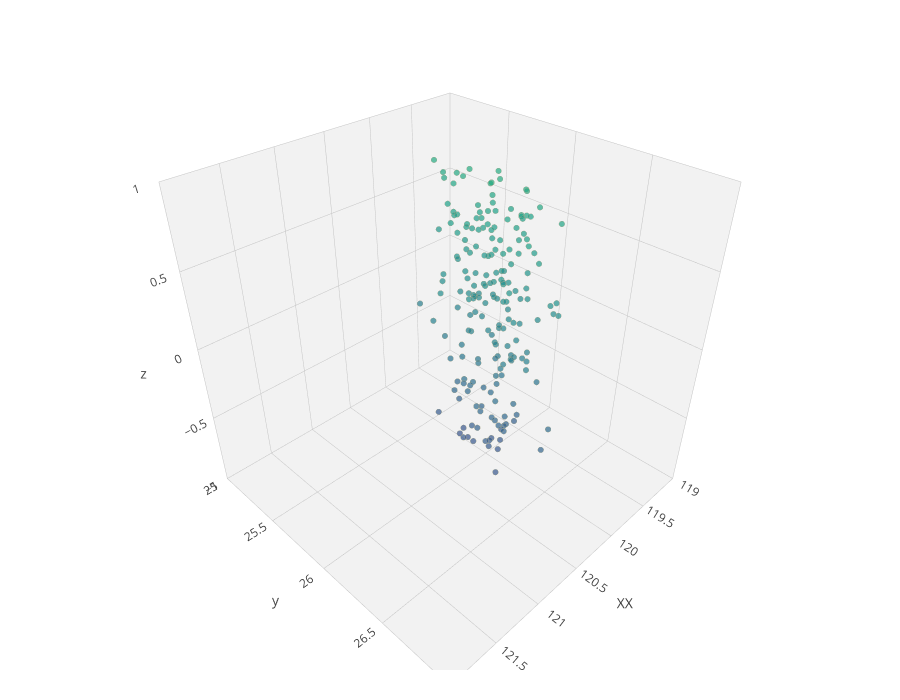

The code cell stored with this chart in its notebook:
### Code cell
from plotly.offline import download_plotlyjs, init_notebook_mode, plot, iplot
import plotly.graph_objs as go


init_notebook_mode(connected=True)

trace1 = go.Scatter3d(
    x=df_normal.x, 
    y=df_normal.y, 
    z=df_normal.z,
    mode='markers',
    marker=dict(
        # color='rgb(204, 44, 44)',
        color=df_normal.z,
        colorscale='Viridis',
        
        size=2,
        symbol='circle',
        line=dict(
            color='rgba(154, 155, 129, 0.94)',
            width=0.9
        ),
        opacity=0.7
    )
)

axis_options = dict(
    title=None,
    nticks=10,
    backgroundcolor="rgb(242, 242, 242)",
    gridcolor="rgb(196, 196, 196)",
    showbackground=True,
    zerolinecolor="rgb(196, 196, 196)",
)

layout = go.Layout(
    scene=dict(
        xaxis = {
            **axis_options,
            'title':'XX',
            'range':[119,122],
            'nticks':10,
        },
        yaxis = {
            **axis_options,
            'range':[25, 27],
            'nticks':10,
        },
        zaxis = {
            **axis_options,
            'range':[-1, 1],
            'nticks':10,
        },
    ),
    # width=700,
    height=700,
    margin=dict(
        l=30,
        r=30,
        b=30,
        t=30
    )
)

fig = go.Figure(data=[trace1], layout=layout)
iplot(fig)

# iplot(data=[trace1])
# plot([trace1])

### Figure 1 — Plotly figure (JSON) as saved in the notebook; plotly's stock layout.template omitted (floating-point values rounded to 4 significant figures; data arrays with more than 128 entries replaced by an {"elided": "..."} marker saying what was removed)
{"data": [{"marker": {"color": {"elided": "300 float values"}, "colorscale": "Viridis", "line": {"color": "rgba(154, 155, 129, 0.94)", "width": 0.9}, "opacity": 0.7, "size": 2, "symbol": "circle"}, "mode": "markers", "type": "scatter3d", "uid": "63944b6c-a7bd-11e8-833b-6c299504c1a7", "x": {"elided": "300 float values"}, "y": {"elided": "300 float values"}, "z": {"elided": "300 float values"}}], "layout": {"height": 700, "margin": {"b": 30, "l": 30, "r": 30, "t": 30}, "scene": {"xaxis": {"backgroundcolor": "rgb(242, 242, 242)", "gridcolor": "rgb(196, 196, 196)", "nticks": 10, "range": [119, 122], "showbackground": true, "title": "XX", "zerolinecolor": "rgb(196, 196, 196)"}, "yaxis": {"backgroundcolor": "rgb(242, 242, 242)", "gridcolor": "rgb(196, 196, 196)", "nticks": 10, "range": [25, 27], "showbackground": true, "zerolinecolor": "rgb(196, 196, 196)"}, "zaxis": {"backgroundcolor": "rgb(242, 242, 242)", "gridcolor": "rgb(196, 196, 196)", "nticks": 10, "range": [-1, 1], "showbackground": true, "zerolinecolor": "rgb(196, 196, 196)"}}}}
